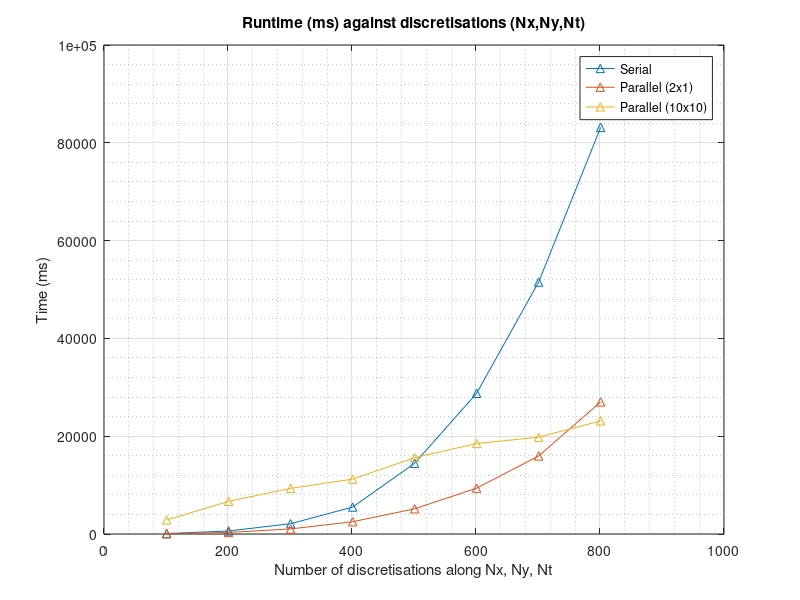
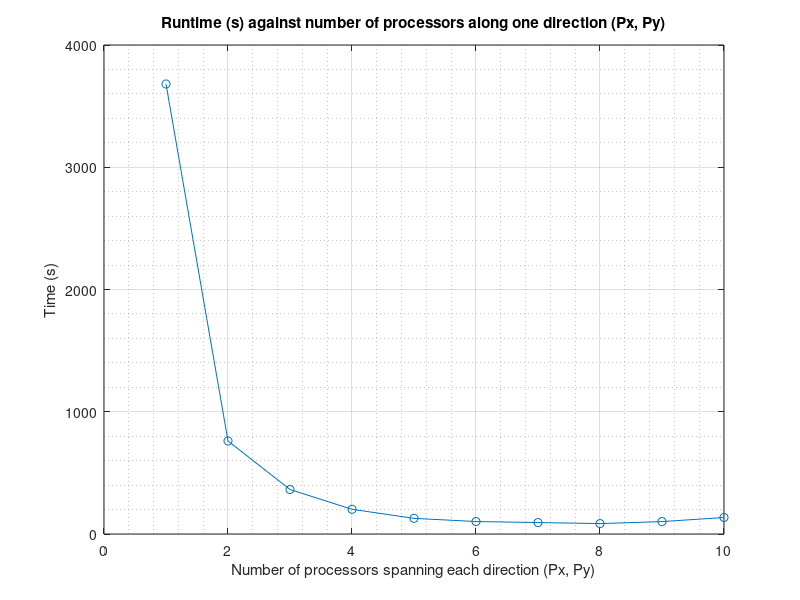

Reproduce these figures in MATLAB, in order.
% Plot the time signatures of each run
clear;clc;close all;

%% First experiment

data_1 = [
    97,49,2883;
    618,314,6684;
    2107,1037,9340;
    5506,2508,11217;
    14464,5153,15612;
    28768,9374,18503;
    51514,15943,19796;
    83141,27007,23126
    ];
N_1 = [101,201,301,401,501,601,701,801];

figure;
for i=1:3
    plot(N_1,data_1(:,i),'-^');
    hold on;
end
grid on;
grid minor;
title('Runtime (ms) against discretisations (Nx,Ny,Nt)');
xlabel('Number of discretisations along Nx, Ny, Nt');
ylabel('Time (ms)');
legend('Serial', 'Parallel (2x1)', 'Parallel (10x10)');
hold off;

%% Second experiment

num_proc = 1:1:10;
time = [3681, 761, 364, 202, 128, 102, 93.6, 85.2, 101.5, 135.05];

figure;
plot(num_proc, time, '-o');
title('Runtime (s) against number of processors along one direction (Px, Py)');
xlabel('Number of processors spanning each direction (Px, Py)');
ylabel('Time (s)');
grid on;
grid minor;